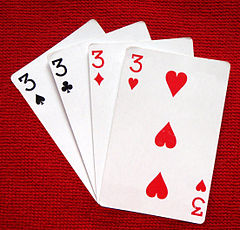
#> input picture Buổi_04_22_22/tuquy_3.jpg, 240 x 230 px
$ python template_matching_correlation.py
#> lines starting #> are read from the running program, lines starting #| are printed output that depends on the picture; after the words box and inside, x2 and y2 are one past the last pixel; in counts of white or black regions, pixels touching at a corner belong together
from statistics import median
import numpy as np
import math
import cv2

image =cv2.imread('tuquy_3.jpg',0)
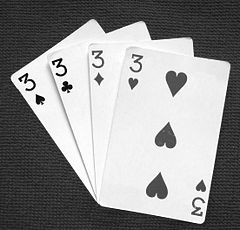
#> image: shape (230, 240); min 0, max 255, mean 145.7
print(type(image))
#| <class 'numpy.ndarray'>
(W,H)=image.shape
#> W = 230; H = 240
kernel=cv2.imread('chat_co1.jpg.png',0)
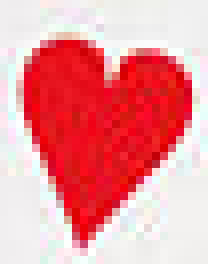
#> input picture Buổi_04_22_22/chat_co1.jpg.png, 26 x 33 px (shown 8 times larger)
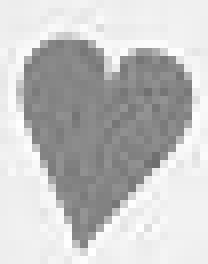
#> kernel: shape (33, 26) (shown 8 times larger); min 110, max 255, mean 196
(M,N)=kernel.shape
#> M = 33; N = 26

result=0
pos=[0,0]

feat=np.zeros(shape=(W-M,H-N))
for i in range(0,W-M):
        for j in range(0,H-N):
            s=0
            tmp=np.array(image[i:i+M,j:j+N])
            tmp1=np.array(kernel[0:M,0:N])
            tmp=tmp.flatten()
            tmp1=tmp1.flatten()

            tmp=tmp.astype(int)
            tmp1=tmp1.astype(int)
            combine=tmp*tmp1
            combine=np.sum(combine)

            tmp=tmp**2
            tmp=np.sum(tmp)
            tmp=tmp**0.5

            tmp1=tmp1**2
            tmp1=np.sum(tmp1)
            tmp1=tmp1**0.5

            feat[i][j]=combine/(tmp*tmp1)
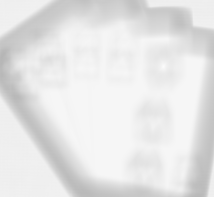
#> feat: shape (197, 214) float64; min 0.713, max 0.987, mean 0.901

print(feat)
#> (printed output is left out)

for i in range(0,W-M):
        for j in range(0,H-N):
                if(feat[i][j]>result):
                        pos=[i,j]
                        result=feat[i][j]
#> after the loop, pos = [66, 163]; result = 0.987

x_left_top,y_left_top=pos[0],pos[1]
#> x_left_top = 66; y_left_top = 163
x_right_top,y_right_top=pos[0],pos[1]+N-1,
#> x_right_top = 66; y_right_top = 188
x_left_bottom,y_left_bottom=pos[0]+M-1,pos[1]
#> x_left_bottom = 98; y_left_bottom = 163
x_right_bottom,y_right_bottom=pos[0]+M-1,pos[1]+N-1
#> x_right_bottom = 98; y_right_bottom = 188


cv2.line(image,(y_left_top,x_left_top),(y_right_top,x_right_top),(255, 0, 0), 1, 1)
#> image: shape (230, 240); 0.05% of pixels changed, all inside (x1, y1, x2, y2) = (163, 66, 189, 67)
cv2.line(image,(y_left_top,x_left_top),(y_left_bottom,x_left_bottom),(255, 0, 0), 1, 1)
#> image: shape (230, 240); min 0, max 255, mean 145.8
cv2.line(image,(y_left_bottom,x_left_bottom),(y_right_bottom,x_right_bottom),(255, 0, 0), 1, 1)
#> image: shape (230, 240); min 0, max 255, mean 145.8
cv2.line(image,(y_right_bottom,x_right_bottom),(y_right_top,x_right_top),(255, 0, 0), 1, 1)
#> image: shape (230, 240); min 0, max 255, mean 145.8

cv2.imshow('result',image)
cv2.waitKey(0)
